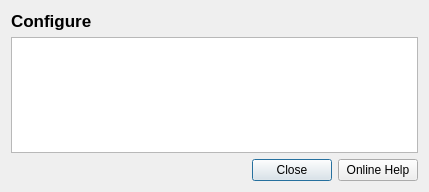
<?xml version="1.0" encoding="UTF-8"?>
<ui version="4.0">
 <class>status_dialog</class>
 <widget class="QDialog" name="status_dialog">
  <property name="geometry">
   <rect>
    <x>0</x>
    <y>0</y>
    <width>429</width>
    <height>192</height>
   </rect>
  </property>
  <property name="sizePolicy">
   <sizepolicy hsizetype="Expanding" vsizetype="Expanding">
    <horstretch>0</horstretch>
    <verstretch>0</verstretch>
   </sizepolicy>
  </property>
  <property name="windowTitle">
   <string>ReconstructMe - Staus</string>
  </property>
  <layout class="QGridLayout" name="gridLayout">
   <item row="1" column="0">
    <layout class="QGridLayout" name="gridLayout_2">
     <item row="2" column="0">
      <spacer name="horizontalSpacer">
       <property name="orientation">
        <enum>Qt::Horizontal</enum>
       </property>
       <property name="sizeHint" stdset="0">
        <size>
         <width>40</width>
         <height>20</height>
        </size>
       </property>
      </spacer>
     </item>
     <item row="1" column="0" colspan="6">
      <widget class="QTableView" name="statustableView">
       <property name="focusPolicy">
        <enum>Qt::NoFocus</enum>
       </property>
       <property name="selectionMode">
        <enum>QAbstractItemView::NoSelection</enum>
       </property>
       <property name="selectionBehavior">
        <enum>QAbstractItemView::SelectRows</enum>
       </property>
       <property name="showGrid">
        <bool>false</bool>
       </property>
       <property name="gridStyle">
        <enum>Qt::NoPen</enum>
       </property>
       <property name="cornerButtonEnabled">
        <bool>false</bool>
       </property>
       <attribute name="horizontalHeaderVisible">
        <bool>false</bool>
       </attribute>
       <attribute name="horizontalHeaderStretchLastSection">
        <bool>true</bool>
       </attribute>
       <attribute name="verticalHeaderVisible">
        <bool>false</bool>
       </attribute>
      </widget>
     </item>
     <item row="0" column="0" colspan="6">
      <widget class="QLabel" name="lblStatusDialogHeader">
       <property name="font">
        <font>
         <pointsize>13</pointsize>
         <weight>75</weight>
         <bold>true</bold>
        </font>
       </property>
       <property name="text">
        <string>Configure</string>
       </property>
      </widget>
     </item>
     <item row="2" column="1">
      <widget class="QPushButton" name="closeBtn">
       <property name="text">
        <string>Close</string>
       </property>
      </widget>
     </item>
     <item row="2" column="2" colspan="4">
      <widget class="QPushButton" name="onlineHelpBtn">
       <property name="text">
        <string>Online Help</string>
       </property>
      </widget>
     </item>
    </layout>
   </item>
  </layout>
 </widget>
 <resources/>
 <connections/>
</ui>
